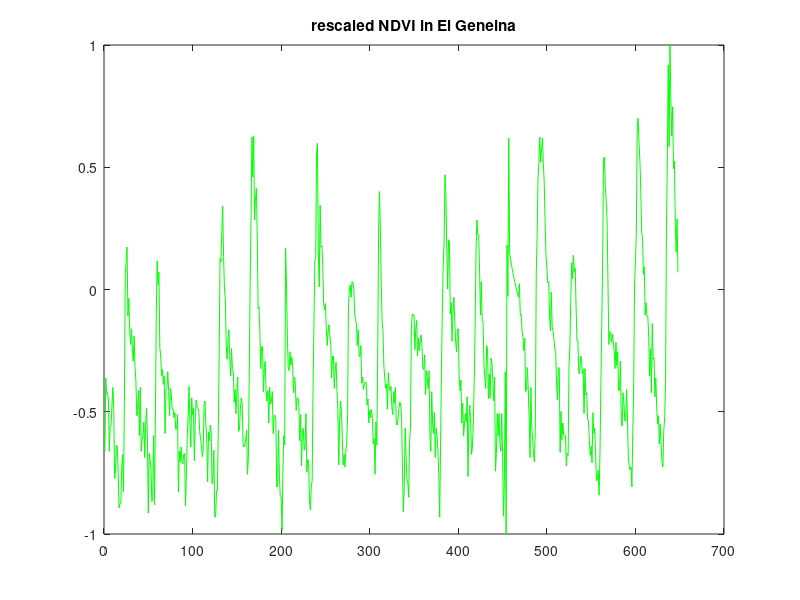

Write MATLAB code to recreate this figure. (Note: this script raises an error after producing the figure.)
clear; clc; close all
load proj23.mat
nvdi = ElGeneina.nvdi;

min_nvdi = min(nvdi);
max_nvdi = max(nvdi);

normalized_nvdi = (nvdi - min_nvdi) / (max_nvdi - min_nvdi);


nvdi_s= 2 * normalized_nvdi - 1;

nvdi=nvdi_s
plot(nvdi,'g')
title('rescaled NDVI in El Geneina')
%% Check if transform is needed
figure; 
lambda_max = bcNormPlot(nvdi,1);    % log-transform kan vara lämplig
original = nvdi
%%
nvdi_log = log(nvdi + 1 - min(nvdi))
nvdi_log = nvdi_log - mean(nvdi_log)

% figure
% normplot( original )                % verkligen inte gausian
figure
normplot(nvdi_log)                      % mycket mer gausian!
figure
plot(nvdi_log)

%% Extract a modelling set.
              
modely = nvdi(1:36*12);   % We select 13 years. Does the data seem stable enough?
modely = modely - mean(modely);
figure
plot(modely)		
title('log-transformed nvdi');

valy = nvdi(1:36*14);

%% analyse spectra: season of 36, 18, 12,
close all
Padd = 1024;                                     % Try increasing the zero-padding to 1024.
N = length(modely);
X = fftshift( abs( fft(modely, Padd) ).^2 / N );

ff = (0:Padd-1)'/Padd-0.5;

% Notice the loss of power, the increasing with the mainlobe, as well as
% the weaker sidelobes when using the windowing. 
Y = X;
Y2 = fftshift( abs( fft(modely.*hamming(N), Padd) ).^2 / N );
Y3 = fftshift( abs( fft(modely.*blackman(N), Padd) ).^2 / N );

figure
subplot(211)
plot( ff, [Y Y2 Y3])                
title('Frequency-domain')
legend('Rectangular','Hamming','Blackman')
subplot(212)
semilogy( ff, [Y Y2 Y3])
ylabel('Log scale')
xlabel('Frequency')

%% Examine ACF and PACF
% yearly season, i.e. 36 lags
close all
noLags = length(modely)/4;
plotACFnPACF( modely, noLags, 'Data' );
%%
A = [1 1]
C = [1]
model = estimateARMA( modely, A, C, 'Differentiated input, version 2', noLags );
ex = filter( inputModel.A, inputModel.C, modely ); ex(length(A):end);
acf_pacf_norm(ex);

%% add c36
A = [1 1]
C = [1 zeros(1,35) 1]
model = estimateARMA( modely, A, C, 'Differentiated input, version 2', noLags );
ex = filter( inputModel.A, inputModel.C, modely ); ex(length(A):end);
acf_pacf_norm(ex);

%% a36
A = [1 1 zeros(1, 34) 1]
C = [1 zeros(1,35) 1]
model = estimateARMA( modely, A, C, 'Differentiated input, version 2', noLags );
ex = filter( inputModel.A, inputModel.C, modely ); ex(length(A):end);
acf_pacf_norm(ex);



%% Differentiate to remove the periodicities.
% close all
% s36 = 36;
% yearPoly  = [1 zeros(1,s36-1) -1];
% modelData = filter(yearPoly,1,modelData);      modelData = modelData(length(s36):end);
% 
% plotACFnPACF( modelData, noLags, 'Differentiated data' );
% %% Make a first model
% close all
% A = [1 zeros(1,37)];
% C = [1 zeros(1,37)];
% y = iddata(modely);
% model_init = idpoly(A,[],C);
% model_init.Structure.A.Free = [1 1 zeros(1,34) 1 1];
% model_init.Structure.C.Free = [1 0 0 0 zeros(1,31) 0 0 0];
% model = pem(y,model_init);
% e = resid(model,y);      e = e(length(model.A):end );
% present(model)
% 
% % plotter(e.y,noLags)
% acf_pacf_norm(e.y)
% %figure
% %plot(e.y)
%% predict validation
close all;
y = valy;
k = 7;
A = model.A;
C = model.C;
[F, G] = polydiv( C, A, k );

yhatk = filter(G,C,y);
                                
ehat = y-yhatk;     % prediction residual
ehat = ehat(length(modely)+1:end);

% plot prediction
plot([y yhatk] )
xline(length(modely),'--');
title('Prediction, k = 1, model 2')
legend('y','yhat','validation start')
figure
plot(ehat)
legend('ehat')

figure
acf( ehat, noLags, 0.05,1);
title('ACF')
MSE = mean(ehat.^2)
%% Naive predictor: 
% k=1 %, month i rains as much as in month i-1
k=7%, month i rains as much as in month i-36, i.e. last year
naive_y = zeros(length(valy),1);
for i=37:length(valy)
    naive_y(i) = valy(i-36);
end
e_naive = y - naive_y;
e_naive = e_naive(length(modely)+1:end);
fprintf('  The variance of original signal is         %5.2f.\n', var(e_naive)')
MSE = mean(e_naive.^2)
%% analyse prediction
fprintf('Prediction the signal %i-steps ahead.\n', k)
fprintf('  The variance of original signal is         %5.2f.\n', var(y)')
fprintf('  The variance of the prediction residual is %5.2f.\n', var(ehat)')
if var(ehat)<var(y)
    fprintf('  Amount of signal that was predicted is     %5.2f %%.\n', (1-var(ehat)/var(y))*100)
else
    fprintf('  **** BEWARE: the prediction is not accurate!!! ****\n')
end

fprintf('Theoretical prediction error variance %5.2f.\n', sum(F.^2)*var(e.y))

pacfEst = pacf( ehat, 100, 0.05 );
checkIfNormal( pacfEst(k+1:end), 'PACF' );
